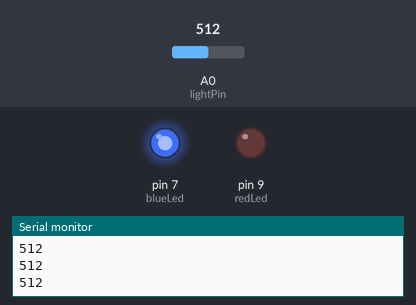
This sketch was run on a simulated Arduino Uno, built with avr-gcc and run on an emulated ATmega328P. Parts: output pins drawn as LEDs (lit = HIGH), the last lines printed to the serial monitor. The test bench sets the inputs (shaded band); at power-on: A0 (lightPin) = 512.

Above: at 1.2 s.
1.3 s: A0 (lightPin) set to 419
2.8 s: A0 (lightPin) set to 394
At 3.4 s:
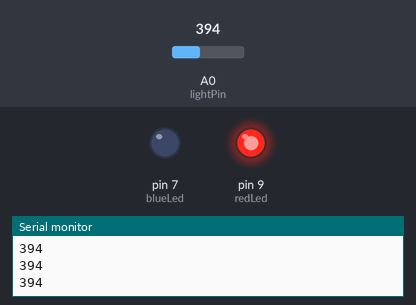
4.3 s: A0 (lightPin) set to 410
At 5.5 s:
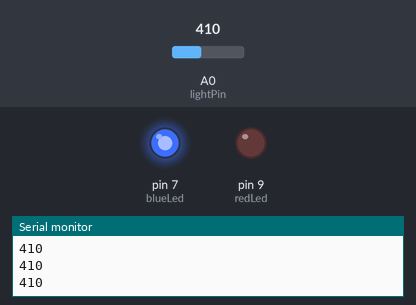
5.8 s: A0 (lightPin) set to 390
At 6.9 s:
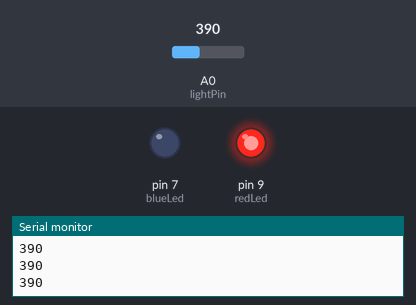
Timing chart, 0 to 8.3 s (numbered marks = the images above; inputs shaded):
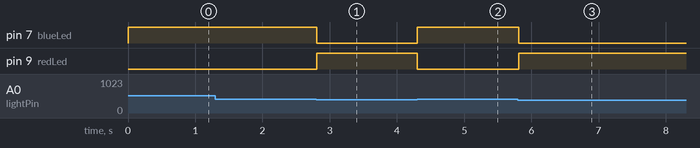

The sketch:

photoresistors.ino
```cpp
int lightPin = A0;
int lightVal;
int blueLed = 7;
int redLed = 9;


void setup () {

  pinMode(lightPin, INPUT);
  pinMode(blueLed, OUTPUT);
  pinMode(redLed, OUTPUT);

  Serial.begin(9600);

}

void loop () {

  lightVal = analogRead(lightPin);

  Serial.println(lightVal);

  if (lightVal > 400) {

    digitalWrite(blueLed, HIGH);
    digitalWrite(redLed, LOW);

    }

  else {

    // lights are not ON

    digitalWrite(blueLed, LOW);
    digitalWrite(redLed, HIGH);

    }
}
```

Measured:
- the behaviour switches between 401 and 400 on A0 (lightPin) (found by bisection; images 0 and 1)
- after the input at 2.8 s, pin 7 (blueLed): HIGH → LOW at once; pin 9 (redLed): LOW → HIGH at once
- after the input at 4.3 s, pin 7 (blueLed): LOW → HIGH at once; pin 9 (redLed): HIGH → LOW at once
- after the input at 5.8 s, pin 7 (blueLed): HIGH → LOW at once; pin 9 (redLed): LOW → HIGH at once
